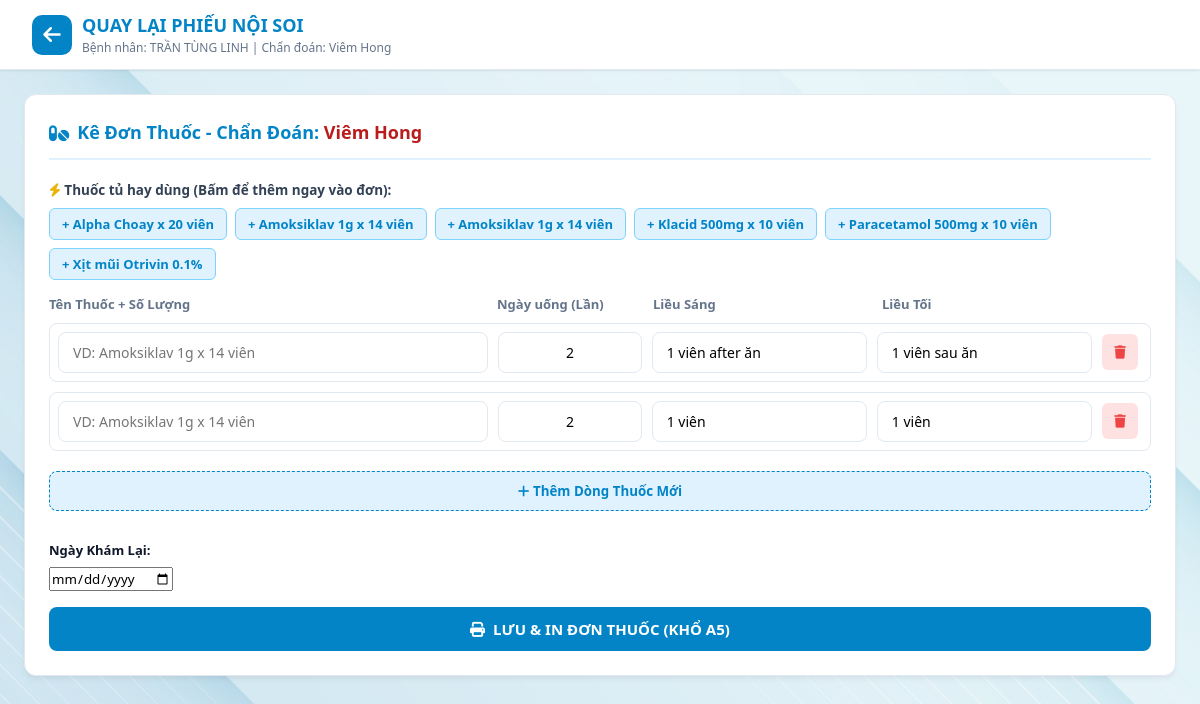
The app's page /donthuoc/1 with its own data.
### tables this page shows
CREATE TABLE patients (
    id INTEGER PRIMARY KEY AUTOINCREMENT,
    full_name TEXT NOT NULL,
    age INTEGER,
    gender TEXT,
    address TEXT,
    symptom TEXT,
    created_at TIMESTAMP DEFAULT CURRENT_TIMESTAMP
);

CREATE TABLE examinations (
    id INTEGER PRIMARY KEY AUTOINCREMENT,
    patient_id INTEGER,
    tai_p TEXT,
    tai_t TEXT,
    mui_p TEXT,
    mui_t TEXT,
    vong_hong TEXT,
    thanh_quan TEXT,
    conclusion TEXT,
    image_1 TEXT,
    image_2 TEXT,
    image_3 TEXT,
    image_4 TEXT,
    hut_mui_days TEXT,
    cham_hong_days TEXT,
    lam_thuoc_tai_days TEXT,
    created_at TIMESTAMP DEFAULT CURRENT_TIMESTAMP,
    FOREIGN KEY (patient_id) REFERENCES patients(id)
);

CREATE TABLE quick_medicines (
    id INTEGER PRIMARY KEY AUTOINCREMENT,
    name TEXT NOT NULL,
    times_per_day TEXT DEFAULT '2',
    morning_dose TEXT DEFAULT '1 viên sau ăn',
    evening_dose TEXT DEFAULT '1 viên sau ăn'
);

### app.py (the view, shortened to what this page needs)
@app.route('/donthuoc/<int:exam_id>', methods=['GET', 'POST'])
def form_donthuoc(exam_id):
    db = get_db()
    exam = db.execute('SELECT * FROM examinations WHERE id = ?', (exam_id,)).fetchone()
    patient = db.execute('SELECT * FROM patients WHERE id = ?', (exam['patient_id'],)).fetchone()
    return render_template(
        'form_donthuoc.html',
        exam=exam,
        patient=patient,
        settings=get_settings(),
        quick_meds=get_quick_medicines()
    )

### app.py (called while the page is built)
def get_db():
    db = getattr(g, '_database', None)
    if db is None:
        db = g._database = sqlite3.connect(app.config['DATABASE'])
        db.row_factory = sqlite3.Row
    return db

@app.teardown_appcontext
def close_connection(exception):
    db = getattr(g, '_database', None)
    if db is not None:
        db.close()

def get_settings():
    db = get_db()
    db.execute('''
        CREATE TABLE IF NOT EXISTS settings (
            key TEXT PRIMARY KEY,
            value TEXT
        )
    ''')
    rows = db.execute('SELECT key, value FROM settings').fetchall()
    return {r['key']: r['value'] for r in rows}

def get_quick_medicines():
    db = get_db()
    db.execute('''
        CREATE TABLE IF NOT EXISTS quick_medicines (
            id INTEGER PRIMARY KEY AUTOINCREMENT,
            name TEXT NOT NULL,
            times_per_day TEXT DEFAULT '2',
            morning_dose TEXT DEFAULT '1 viên sau ăn',
            evening_dose TEXT DEFAULT '1 viên sau ăn'
        )
    ''')
    return db.execute('SELECT * FROM quick_medicines ORDER BY name ASC').fetchall()

### templates/form_donthuoc.html (shortened to what this page needs)
<!DOCTYPE html>
<html lang="vi">
<head>
    <link rel="stylesheet" href="https://cdnjs.cloudflare.com/ajax/libs/font-awesome/6.4.0/css/all.min.css">
    <link rel="stylesheet" href="{{ url_for('static', filename='css/style.css') }}">
</head>
<body>
    <header class="app-header">
        <div class="logo-area">
            <a href="/print/noisoi/{{ exam.id }}" style="text-decoration: none; color: inherit; display: flex; align-items: center; gap: 10px;">
                <div class="logo-icon"><i class="fa-solid fa-arrow-left"></i></div>
                <div class="logo-text">
                    <h1>QUAY LẠI PHIẾU NỘI SOI</h1>
                    <p>Bệnh nhân: {{ patient.full_name }} | Chẩn đoán: {{ exam.conclusion }}</p>
                </div>
            </a>
        </div>
    </header>
    <main class="main-container" style="grid-template-columns: 1fr; max-width: 1000px;">
        <section class="card">
            <div class="card-header">
                <div class="card-title">
                    <i class="fa-solid fa-pills"></i>
                    <span>Kê Đơn Thuốc - Chẩn Đoán: <b style="color: #b91c1c;">{{ exam.conclusion }}</b></span>
                </div>
            </div>
            <div style="margin-bottom: 15px;">
                <label style="font-weight: bold; font-size: 13.5px; color: #334155; display: block; margin-bottom: 6px;">
                    <i class="fa-solid fa-bolt" style="color: #eab308;"></i> Thuốc tủ hay dùng (Bấm để thêm ngay vào đơn):
                </label>
                <div class="quick-tags" style="display: flex; flex-wrap: wrap; gap: 8px;">
                    {% if quick_meds %}
                        {% for m in quick_meds %}
                        <button type="button" class="tag-btn"
                                onclick="addMedRow('{{ m.name }}', '{{ m.times_per_day }}', '{{ m.morning_dose }}', '{{ m.evening_dose }}')"
                                style="background: #e0f2fe; color: #0284c7; border: 1px solid #7dd3fc; padding: 6px 12px; border-radius: 6px; font-weight: 600; font-size: 13px; cursor: pointer;">
                            + {{ m.name }}
                        </button>
                        {% endfor %}
                    {% else %}
                        <span style="font-size: 13px; color: #64748b; font-style: italic;">Chưa có thuốc nhanh. Bác sĩ có thể thêm trong Tab Cài Đặt.</span>
                    {% endif %}
                </div>
            </div>
            <form action="/donthuoc/{{ exam.id }}" method="POST" id="prescriptionForm">
                <div style="display: grid; grid-template-columns: 3fr 1fr 1.5fr 1.5fr 40px; gap: 10px; font-weight: bold; font-size: 13px; margin-bottom: 8px; color: var(--text-muted);">
                    <div>Tên Thuốc + Số Lượng</div>
                    <div>Ngày uống (Lần)</div>
                    <div>Liều Sáng</div>
                    <div>Liều Tối</div>
                    <div></div>
                </div>
                <div id="med-list-container"></div>
                <button type="button" onclick="addMedRow('', '2', '1 viên', '1 viên')" style="background: var(--primary-light); color: var(--primary-color); border: 1px dashed var(--primary-color); padding: 10px; width: 100%; border-radius: 8px; font-weight: bold; cursor: pointer; margin: 10px 0;">
                    <i class="fa-solid fa-plus"></i> Thêm Dòng Thuốc Mới
                </button>
                <div class="form-group" style="margin-top: 20px; width: 300px;">
                    <label>Ngày Khám Lại:</label>
                    <input type="date" name="re_exam_date" id="re_exam_date">
                </div>
                <button type="submit" class="btn-submit" style="margin-top: 15px;">
                    <i class="fa-solid fa-print"></i>
                    <span>LƯU & IN ĐƠN THUỐC (KHỔ A5)</span>
                </button>
            </form>
        </section>
    </main>
</body>
</html>

### static/css/style.css (style rules this page uses)
:root { --primary-color: #0284c7; --primary-hover: #0369a1; --primary-light: #e0f2fe; --bg-main: #f8fafc; --card-bg: #ffffff; --text-main: #0f172a; --text-muted: #64748b; --border-color: #e2e8f0; --shadow-sm: 0 1px 3px rgba(0,0,0,0.05), 0 1px 2px rgba(0,0,0,0.03); --shadow-md: 0 4px 6px -1px rgba(0,0,0,0.05), 0 2px 4px -1px rgba(0,0,0,0.03); --shadow-lg: 0 10px 15px -3px rgba(0,0,0,0.05), 0 4px 6px -2px rgba(0,0,0,0.02); --radius: 12px; }
* { box-sizing: border-box; margin: 0; padding: 0; font-family: 'Segoe UI', Roboto, Helvetica, Arial, sans-serif; }
body { background: url('../images/bg-medical.jpg') no-repeat center center fixed; background-size: cover; color: var(--text-main); line-height: 1.5; min-height: 100vh; }
.app-header { background: var(--card-bg); border-bottom: 1px solid var(--border-color); padding: 12px 32px; display: flex; justify-content: space-between; align-items: center; box-shadow: var(--shadow-sm); position: sticky; top: 0; z-index: 100; }
.main-container { max-width: 1450px !important; margin: 20px auto; padding: 0 20px; }
.logo-area { display: flex; align-items: center; gap: 12px; }
.logo-icon { background: var(--primary-color); color: white; width: 40px; height: 40px; border-radius: 10px; display: flex; align-items: center; justify-content: center; font-size: 20px; font-weight: bold; }
.logo-text h1 { font-size: 18px; color: var(--primary-color); font-weight: 700; }
.logo-text p { font-size: 12px; color: var(--text-muted); }
.main-container { max-width: 1400px; margin: 24px auto; padding: 0 24px; display: grid; grid-template-columns: 420px 1fr; gap: 24px; }
.card { background: var(--card-bg); border-radius: var(--radius); border: 1px solid var(--border-color); box-shadow: var(--shadow-md); padding: 24px; }
.card-header { display: flex; justify-content: space-between; align-items: center; margin-bottom: 20px; padding-bottom: 12px; border-bottom: 2px solid var(--primary-light); }
.card-title { font-size: 18px; font-weight: 600; color: var(--primary-color); display: flex; align-items: center; gap: 8px; }
.form-group { margin-bottom: 16px; }
label { display: block; font-size: 13px; font-weight: 600; margin-bottom: 6px; color: var(--text-main); }
.quick-tags { display: flex; flex-wrap: wrap; gap: 6px; margin-top: 8px; }
.tag-btn { background: var(--primary-light); color: var(--primary-color); border: none; padding: 4px 10px; border-radius: 20px; font-size: 11px; font-weight: 600; cursor: pointer; transition: all 0.15s ease; }
.btn-submit { width: 100%; background: var(--primary-color); color: white; border: none; padding: 12px; border-radius: 8px; font-size: 15px; font-weight: 600; cursor: pointer; transition: background 0.2s ease; display: flex; align-items: center; justify-content: center; gap: 8px; margin-top: 10px; }

### records on screen
patients: full_name "TRẦN TÙNG LINH"
examinations: conclusion "Viêm Hong"
quick_medicines: name "Alpha Choay x 20 viên"
quick_medicines: name "Amoksiklav 1g x 14 viên"
quick_medicines: name "Amoksiklav 1g x 14 viên"
quick_medicines: name "Klacid 500mg x 10 viên"
quick_medicines: name "Paracetamol 500mg x 10 viên"
quick_medicines: name "Xịt mũi Otrivin 0.1%"
